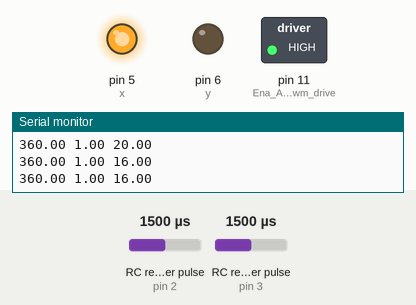
Recording of a sketch running on a simulated Arduino Mega 2560, built with avr-gcc and run on an emulated ATmega2560. Parts: switched loads named in the sketch (green lamp = pin HIGH), output pins drawn as LEDs (lit = HIGH), the last lines printed to the serial monitor. Wiring (inferred from the names in the program): 2 × RC receiver channel: data pin 2 / data pin 3. Inputs (shaded band) come from the test bench; at power-on: RC receiver pulse (sensors on pin 3, pin 2) 1500 µs.

Above: at 1.2 s.
1.3 s: RC receiver pulse (sensor on pin 3) set to 1250 µs
3.9 s: RC receiver pulse (sensor on pin 2) set to 1750 µs
6.9 s: RC receiver pulse (sensor on pin 2) set to 1020 µs
At 8.1 s:
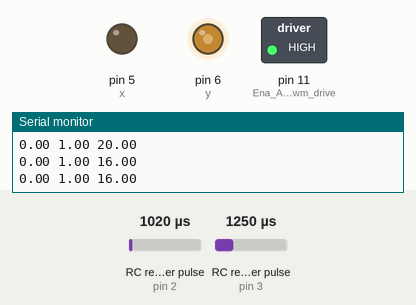
8.5 s: RC receiver pulse (sensor on pin 2) set to 1980 µs
At 11.04 s:
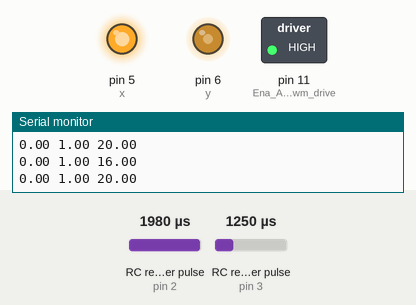
11.5 s: RC receiver pulse (sensor on pin 3) set to 1020 µs
Timing chart, 0 to 14.5 s (numbered marks = the images above; inputs shaded):
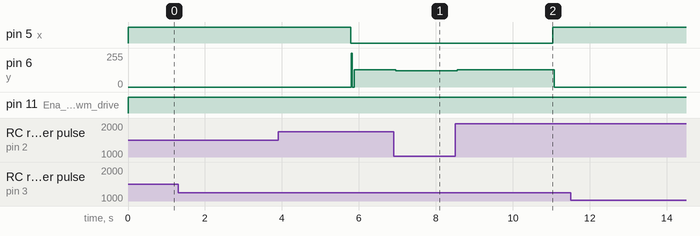

Measured:
- after the input at 6.9 s, pin 6 (y): 129/255 → 123/255 after 0.06 s
- after the input at 8.5 s, pin 6 (y): 123/255 → 130/255 after 0.06 s, → 0/255 2.5 s later

The sketch:

controlangulo.ino
```cpp
//declaracion de variables
#include <TimerOne.h>
volatile int order_angle=0;
char incomingByte;
volatile long  count=0;
int error;
volatile int actual_angle;
int pwm;
int flag=2;
int x=5,i=1,j=0,k=0;
int y=6;
int salidal;
volatile char S;
long timep, time, etime, f=0, Tenv=0;
volatile boolean A,B;
volatile byte state, statep;
volatile int analogInPin=A0;
void setup() {


Serial.begin(9600);// Inicializa ola comunicacionn serial
pinMode(2,INPUT);//Canal A encoder
pinMode(3,INPUT);//Canal B encoder
pinMode(x,OUTPUT);//In1 giro dle motor
pinMode(y,OUTPUT);//In2 giro del motor
pinMode(11,OUTPUT);//Ena Activa pwm drive

 Timer1.initialize(40000);         // Dispara cada 250 ms
 Timer1.attachInterrupt(activar); // Activa la interrupcion y la asocia a ISR_Blink

attachInterrupt(0,Achange,CHANGE);//denera una interrupcion al detectar un cambio en el encoder
attachInterrupt(1,Bchange,CHANGE);//denera una interrupcion al detectar un cambio en el encoder

timep=micros();
A= digitalRead(2);
B= digitalRead(3);
//Declaracion de los estados posibles entre la lectura de los canales
if((A==HIGH)&&(B==LOW))statep=1;
if((A==HIGH)&&(B==HIGH))statep=2;
if((A==LOW)&&(B==HIGH))statep=3;
if((A==LOW)&&(B==LOW))statep=4;
digitalWrite(x,LOW);
digitalWrite(y,LOW);
 interrupts();

}

void loop() {

 if (micros()>= f)
 {
  f=3000000+micros();
  if(i==1)
  {
    order_angle=360;
    i=2;
    }else if (i==2)
          {
             order_angle=0;
             i=1;
          }


  }

actual_angle=map(count,0,231,0,360);//transformamos lo acomulado
// inplementacion de bucle cerrado
//error = order_angle-actual_angle; // calculo del error
//pwm=map(error,0,360,0,255);//transformamos lo acomulado
//analogWrite(11,pwm);//Se imprime el valor en la  saslida  pwm
if(order_angle==actual_angle)
{
  digitalWrite(y,LOW);
  digitalWrite(x,LOW);
   flag=2;
}else if (order_angle<actual_angle)
 {
   turnLeft();//Motor girando a la izquierda
     flag=0;
  }else if (order_angle>actual_angle)
    {
        turnRigth();
        flag=1;
      }
   //envia_datos(order_angle,actual_angle,etime);
}
void activar()
{
envia_datos(order_angle,actual_angle,etime);
}

void envia_datos(float x,float y,float z)
{

  Serial.print(x);
  Serial.flush();
   Serial.print(" ");
  Serial.flush();
  Serial.print(y);
  Serial.flush();
  Serial.print(" ");
  Serial.flush();
  Serial.println(z);
  Serial.flush();
//  countp=count;
  timep=time;
  }
void Achange()//Fauncion que detecta el cabio de flanco en el canal
{

time = micros();

  A=digitalRead(2);//Lectura del canal A
  B=digitalRead(3);//Lectura del canal B
  if((A==HIGH)&&(B==LOW))state=1;
  if((A==HIGH)&&(B==HIGH))state=2;
  if((A==LOW)&&(B==HIGH))state=3;
  if((A==LOW)&&(B==LOW))state=4;

  switch(state)
  {
    case 1: ;//Si elo estedo actual es 1
    {
      //Compparacion con el estado pasado

      if(statep == 2) count--;//Si el esttado pasado es 2 decrementar
      if(statep == 4) count++;//Si el esttado pasado es 4 incrementar
      break;
      }
      case 2:// si el estado actual es 2
      {
          //Compparacion con el estado pasado

      if(statep == 1) count++;//Si el esttado pasado es 2 decrementar
      if(statep == 3) count--;//Si el esttado pasado es 4 incrementar
      break;
        }
          case 3:// si el estado actual es 3
      {
          //Compparacion con el estado pasado

      if(statep == 2) count++;//Si el esttado pasado es 2 decrementar
      if(statep == 4) count--;//Si el esttado pasado es 4 incrementar
      break;
        }
        default:
        {
          //Compparacion con el estado pasado

      if(statep == 1) count--;//Si el esttado pasado es 1 decrementar
      if(statep == 3) count++;//Si el esttado pasado es 3 incrementar
        }

    }
    statep = state; //Actualizamos la variable statep con el valor de state
    etime=micros()-time;

}
void Bchange()//Fauncion que detecta el cabio de flanco en el canal
{
  time = micros();
 A=digitalRead(2);//Lectura del canal A
B=digitalRead(3);//Lectura del canal B
  if((A==HIGH)&&(B==LOW))state=1;
  if((A==HIGH)&&(B==HIGH))state=2;
  if((A==LOW)&&(B==HIGH))state=3;
  if((A==LOW)&&(B==LOW))state=4;
  switch(state)
  {
    case 1: ;//Si elo estedo actual es 1
    {
      //Compparacion con el estado pasado

      if(statep == 2) count--;//Si el esttado pasado es 2 decrementar
      if(statep == 4) count++;//Si el esttado pasado es 4 incrementar
      break;
      }
      case 2:// si el estado actual es 2
      {
          //Compparacion con el estado pasado

      if(statep == 1) count++;//Si el esttado pasado es 2 decrementar
      if(statep == 3) count--;//Si el esttado pasado es 4 incrementar
      break;
        }
          case 3:// si el estado actual es 3
      {
          //Compparacion con el estado pasado

      if(statep == 2) count++;//Si el esttado pasado es 2 decrementar
      if(statep == 4) count--;//Si el esttado pasado es 4 incrementar
      break;
        }
        default:
        {
          //Compparacion con el estado pasado

      if(statep == 1) count--;//Si el esttado pasado es 1 decrementar
      if(statep == 3) count++;//Si el esttado pasado es 3 incrementar
        }

    }
    statep = state; //Actualizamos la variable statep con el valor de state
     etime=micros()-time;

 }
void turnRigth()//Ordear el giro en CW
  {
    digitalWrite(11,HIGH);
    digitalWrite(x,HIGH);
    digitalWrite(y,LOW);
    }
void turnLeft()//Ordear el giro en CCW
  {
    digitalWrite(11,HIGH);
     digitalWrite(x,LOW);
    digitalWrite(y,HIGH);
    }
```
